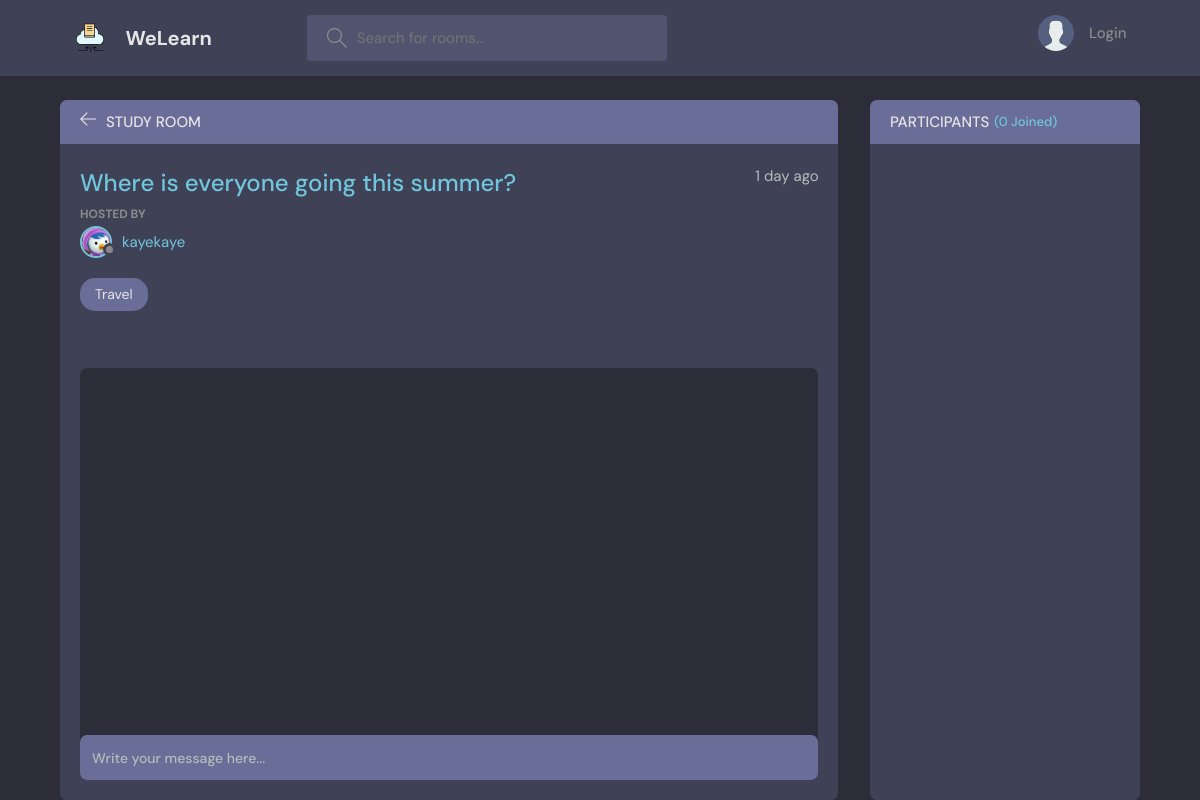
The page /room/3/ on the database as committed earlier.
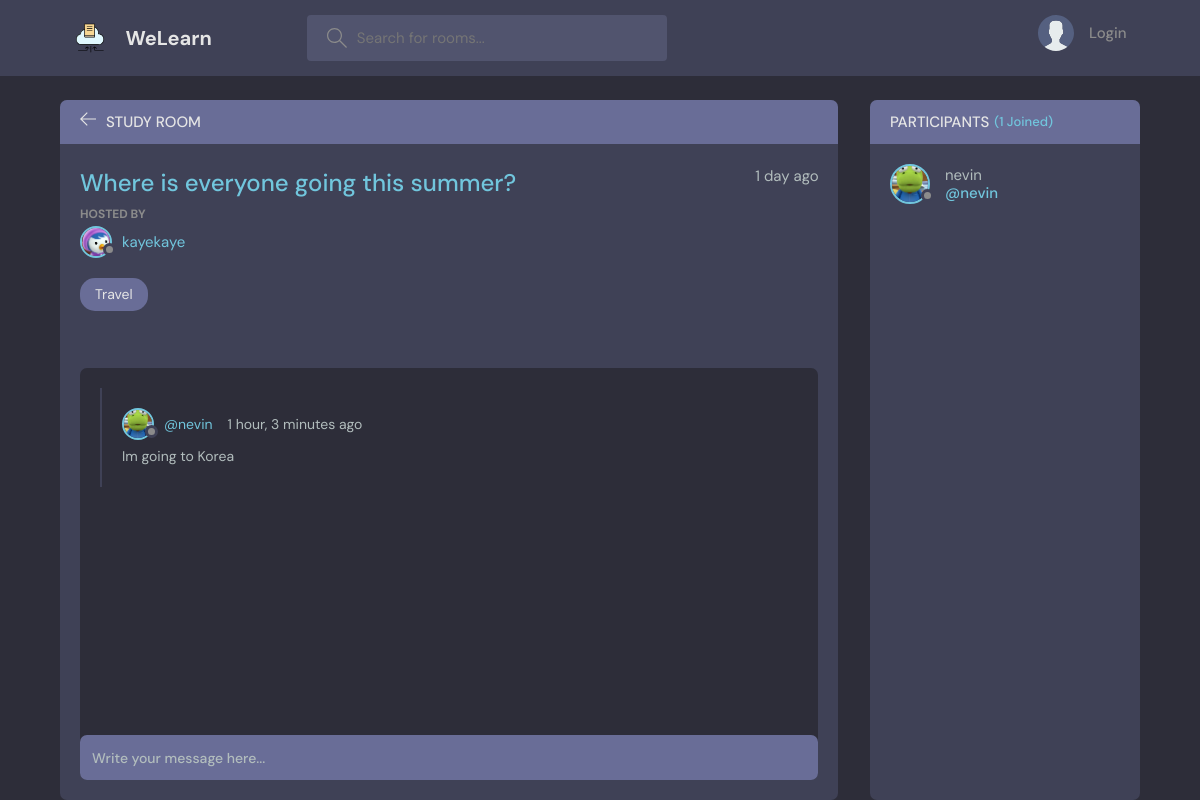
The same page on the database as committed later.
### base/models.py (models this page shows, shortened)
class Message(models.Model):
    user= models.ForeignKey(User, on_delete=models.CASCADE)
    room= models.ForeignKey(Room, on_delete=models.CASCADE)
    body = models.TextField()
    updated = models.DateTimeField(auto_now=True)
    created = models.DateTimeField(auto_now_add=True)
    class Meta:
        ordering = ['-updated','-created']

class User(AbstractUser):
    name = models.CharField(max_length=200, null=True)
    email = models.EmailField(null= True, unique=True)
    bio = models.TextField(null=True)
    avatar = models.ImageField(null=True, default="avatar.svg")
    USERNAME_FIELD = 'email'
    REQUIRED_FIELDS = []

### base/views.py (the view, shortened to what this page needs)
# urls.py: path('room/<str:pk>/', views.room, name="room"),
def room(request,pk):
    room = Room.objects.get(id=pk)
    room_messages = room.message_set.all()
    participants= room.participants.all()
    context = {'room': room, 'room_messages': room_messages, 'participants': participants}
    return render(request,'base/room.html',context)

### base/models.py (called while the page is built)
    def __str__(self):
        return self.name

### base/templates/base/room.html (shortened to what this page needs)
{% extends 'main.html' %}
{% block content %}
    <main class="profile-page layout layout--2">
      <div class="container">
        <div class="room">
          <div class="room__top">
            <div class="room__topLeft">
              <a href="{% url 'home' %}">
                <svg version="1.1" xmlns="http://www.w3.org/2000/svg" width="32" height="32" viewBox="0 0 32 32">
                  <title>arrow-left</title>
                  <path
                    d="M13.723 2.286l-13.723 13.714 13.719 13.714 1.616-1.611-10.96-10.96h27.625v-2.286h-27.625l10.965-10.965-1.616-1.607z"
                  ></path>
                </svg>
              </a>
              <h3>Study Room</h3>
            </div>
          </div>
          <div class="room__box scroll">
            <div class="room__header scroll">
              <div class="room__info">
                <h3>{{room.name}}</h3>
                <span>{{room.created|timesince}} ago</span>
              </div>
              <div class="room__hosted">
                <p>Hosted By</p>
                <a href="{% url 'user-profile' room.host.id %}" class="room__author">
                  <div class="avatar avatar--small">
                    <img src="{{room.host.avatar.url}}" />
                  </div>
                  <span>{{room.host.username}}</span>
                </a>
              </div>
              <span class="room__topics">{{room.topic}}</span>
            </div>
            <div class="room__conversation">
              <div class="threads scroll">
                {% for message in room_messages %}
                <div class="thread">
                  <div class="thread__top">
                    <div class="thread__author">
                      <a href="{% url 'user-profile' message.user.id %}" class="thread__authorInfo">
                        <div class="avatar avatar--small">
                          <img src="{{message.user.avatar.url}}" />
                        </div>
                        <span>@{{message.user.username}}</span>
                      </a>
                      <span class="thread__date">{{message.created|timesince}} ago</span>
                    </div>
                </div>
                  <div class="thread__details">
                    {{message.body}}
                  </div>
                </div>
                {% endfor %}
              </div>
            </div>
          </div>
          <div class="room__message">
            <form action="" method="POST">
            <input name="body" placeholder="Write your message here..." />
            </form>
          </div>
        </div>
        <div class="participants">
          <h3 class="participants__top">Participants <span>({{participants.count}} Joined)</span></h3>
          <div class="participants__list scroll">
              {% for user in participants %}
            <a href="{% url 'user-profile' user.id %}" class="participant">
              <div class="avatar avatar--medium">
                <img src="{{user.avatar.url}}" />
              </div>
              <p>
                {{user.username}}
                <span>@{{user.username}}</span>
              </p>
            </a>
            {% endfor %}
          </div>
        </div>
      </div>
    </main>
    {% endblock content %}

Rows that differ between the two databases and show on the page:
added Message: user.avatar (picture), user.username "nevin", created "1 hour, 3 minutes", body "Im going to Korea"
now on this page (row edited): User: avatar (picture), username "nevin"
Other text that changed with them:
{{ participants.count }}: "0" → "1"
